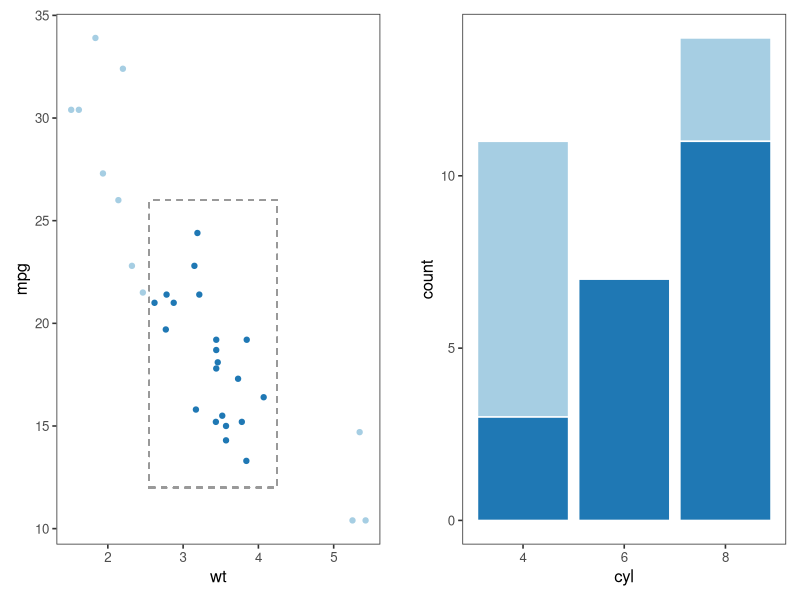

Recreate this plot in R.
## ---- chunk 1
library(ggplot2)
library(patchwork)

mtcars$cyl <- factor(mtcars$cyl)
mtcars$am <- factor(mtcars$am)

pal_paired_3 <- palette.colors(6, "Paired")[c(1, 2, 5, 6, 3, 4)]
pal_dark_3 <- pal_paired_3[2 * 1:3]

assign("scale_fill_discrete", function(..., values = pal_paired_3) 
  scale_fill_manual(..., values = values), globalenv())

assign("scale_color_discrete", function(..., values = pal_paired_3) 
  scale_color_manual(..., values = values), globalenv())

theme_set(theme_bw(base_size = 20) +
          theme(panel.grid = element_blank()))
## ---- chunk 2

limits <- c(2.55, 12, 4.25, 26)
mtcars$selected <- with(mtcars, wt > limits[1] & mpg > limits[2]
                        & wt < limits[3] & mpg < limits[4])

p1 <- ggplot(mtcars, aes(wt, mpg, col = selected)) + 
  geom_point() +
  geom_rect(xmin = limits[1], xmax = limits[3], 
            ymin = limits[2], ymax = limits[4],
            fill = NA, col = "grey60", lty = "dashed") +
  scale_color_manual(values = pal_paired_3) +
  guides(col = "none") +
  theme_bw(base_size = 12) +
  theme(panel.grid = element_blank(),
        plot.margin = unit(c(0, 0.5, 0, 0), units = "cm"))

p2 <- ggplot(mtcars, aes(cyl, fill = selected)) + 
  geom_bar(col = "white") + 
  guides(fill = "none") +
  theme_bw(base_size = 12) +
  theme(panel.grid = element_blank(),
        plot.margin = unit(c(0, 0, 0, 0.5), units = "cm"))

p <- p1 + p2
ggsave("./images/linked-selection.png", width = 6.35, height = 2, units = "in")
## ---- chunk 3
#| echo: true
x <- c(1, 3, 9)
y <- c(4, 2, 1, 8)
z <- c(7, 4, 3)
## ---- chunk 4
#| echo: true
c(sum(c(x, y, z)), sum(c(sum(x), sum(y), sum(z))))
## ---- chunk 5
#| echo: true
c(max(c(x, y, z)), max(c(max(x), max(y), max(z))))
## ---- chunk 6
#| echo: true
c(mean(c(x, y, z)), mean(c(mean(x), mean(y), mean(z))))
## ---- chunk 7
#| echo: true
x <- c(1, 3, 9)
y <- c(4, 2, 1, 8)
z <- c(7, 4, 3)
## ---- chunk 8
#| echo: true
c(x, y, z)
## ---- chunk 9
#| echo: true
c(x, c(y, z))
## ---- chunk 10
#| echo: true
c(c(x, y), z)
## ---- chunk 11
#| echo: true

x <- data.frame(group = c("A", "B"), value = c(1, 3))
y <- data.frame(group = c("B", "B"), value = c(9, 4))
z <- data.frame(group = c("A", "C"), value = c(2, 4))
## ---- chunk 12
#| echo: true
dplyr::glimpse(rbind(x, y, z))
## ---- chunk 13
#| echo: true
dplyr::glimpse(rbind(x, rbind(y, z)))
